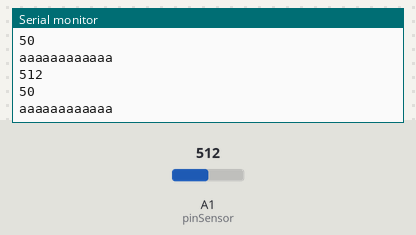
Bench run of a sketch on a simulated Arduino Uno, built with avr-gcc and run on an emulated ATmega328P. On the bench: the last lines printed to the serial monitor. The test bench sets the inputs (shaded band); at power-on: A1 (pinSensor) = 512.

Above: at 1.8 s.
1.9 s: A1 (pinSensor) set to 716
At 2.4 s:
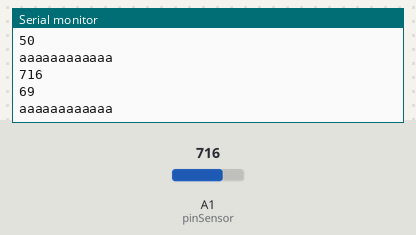
3.4 s: A1 (pinSensor) set to 900
At 4.8 s:
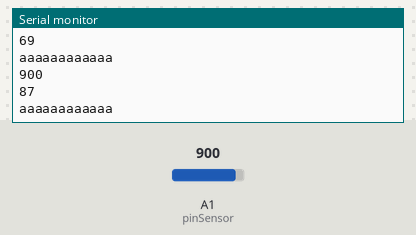
Timing chart, 0 to 6.4 s (numbered marks = the images above; inputs shaded):
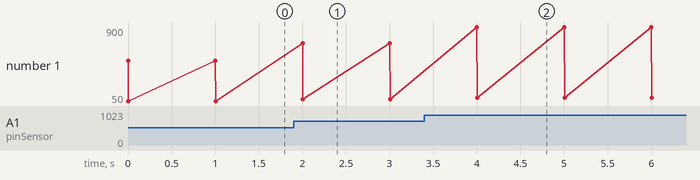

The sketch:

sensor_mq2.ino
```cpp
int pinSensor = A1; //Pino Sensor
int ValDesarm = 30; //Variável para selecionar a quantidade de Gás/Fumaça detectada
int valor = 0;

void setup()
{
  pinMode(pinSensor, INPUT);
  Serial.begin(9600);
}


void loop()
{
 valor = analogRead(pinSensor); //Faz a leitura da entrada do sensor
 Serial.println(valor);
 valor = map(valor, 0, 1023, 0, 100); //Faz a conversão da variável para porcentagem
 Serial.println(valor); //Escreve o valor na porta Serial
 if (valor>=ValDesarm){ //Condição, se valor continuar maior que ValDesarm faça:
  Serial.println("aaaaaaaaaaaa");
}
delay(1000);
}
```

Measured:
- after the input at 1.9 s, the serial monitor: prints a new line after 0.10 s (image 1)
- after the input at 3.4 s, the serial monitor: prints a new line after 0.60 s (image 2)
- plotted number 1: 50 → 69 after the input at 1.9 s, 69 → 87 after the input at 3.4 s
